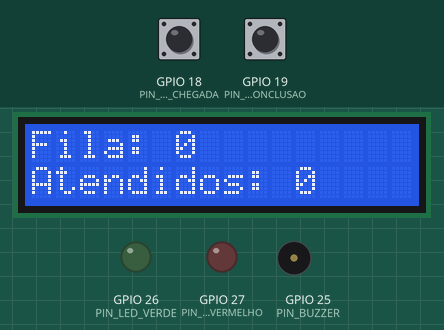
The sketch below on a simulated ESP32. On the bench: 16×2 character LCD, output pins drawn as LEDs (lit = HIGH), buzzer (waves = sounding). Inputs (shaded band) come from the test bench; at power-on: GPIO 19 (PIN_BTN_CONCLUSAO) HIGH, GPIO 18 (PIN_BTN_CHEGADA) HIGH. WiFi joins after 1.5 s; servers stay silent unless stated; the local clock reads 2024-03-15 10:24:30 at power-on unless the sketch sets it; random numbers use the default seed unless the sketch sets one; no MQTT or app messages arrive unless stated; what the sketch prints to the serial monitor is not drawn.

Above: at 1.3 s.
1.4 s: GPIO 19 (PIN_BTN_CONCLUSAO) pulled LOW for 0.15 s
At 2.7 s:
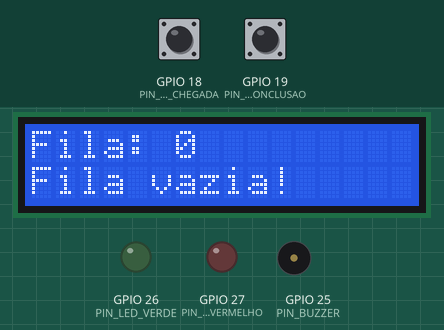
4.4 s: GPIO 18 (PIN_BTN_CHEGADA) pulled LOW for 0.15 s
At 5.9 s:
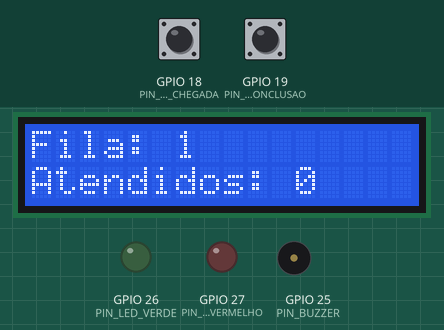
6.2 s: GPIO 19 (PIN_BTN_CONCLUSAO) pulled LOW for 1 s
At 7.5 s:
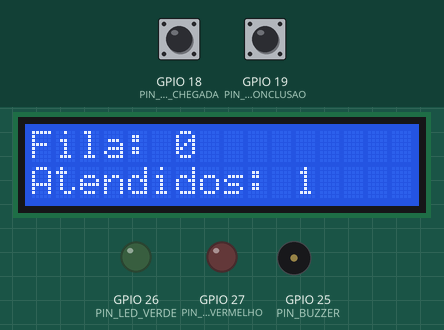
8.7 s: GPIO 18 (PIN_BTN_CHEGADA) pulled LOW for 1 s
At 9.3 s:
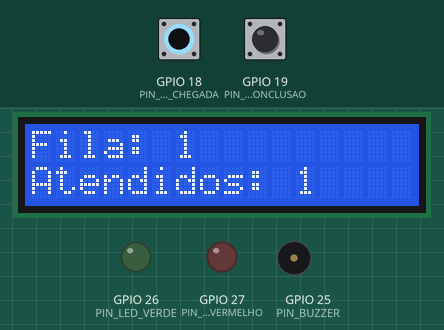
11.2 s: GPIO 19 (PIN_BTN_CONCLUSAO) pulsed LOW 2 times (0.12 s each, 0.3 s apart)
At 12.08 s:
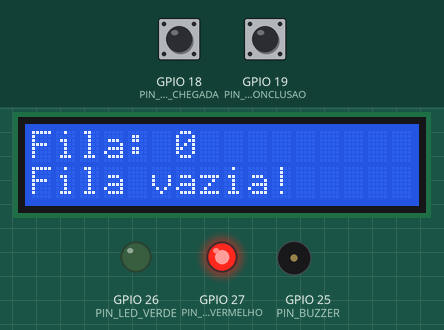
Timing chart, 0 to 14.2 s (numbered marks = the images above; inputs shaded):
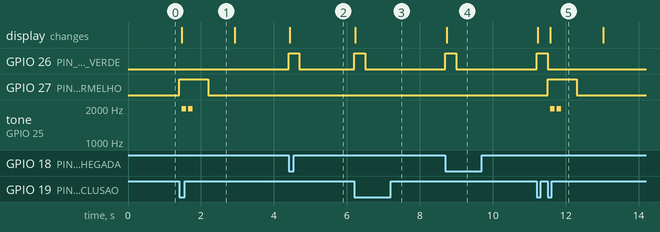

The sketch:

sketch.ino
```cpp
/*
 * Citizen Assist AI — Fila Virtual · Etapa 2 (firmware do ESP32)
 *
 * Entradas : botão Chegada (GPIO 18) e botão Conclusão (GPIO 19), com pull-up interno,
 *            lidos por interrupção (a ISR só sinaliza) + debounce de 50 ms no laço.
 * Processo : fila FIFO, contadores, validação (nunca negativa) e log circular — ver fila_core.h.
 * Saídas   : LCD I2C 16x2 (fila e atendidos), LED verde/vermelho, buzzer e Monitor Serial.
 * Hora     : NTP via Wi-Fi (rede "Wokwi-GUEST"). Sem rede, a fila funciona normalmente e o
 *            log usa o tempo desde o boot (T+hh:mm:ss).
 * Rede     : (Etapa 4) cada evento é publicado em JSON por MQTT no tópico <base>/evento e o estado
 *            do dispositivo em <base>/status (online/offline, via "last will"). Sem broker, a fila
 *            continua funcionando; os eventos ficam só no log local e a numeração (seq) revela a lacuna.
 */
#include <Arduino.h>
#include <WiFi.h>
#include <time.h>
#include <LiquidCrystal_I2C.h>
#include <PubSubClient.h>
#include <esp_system.h>

#include "fila_core.h"

#if !defined(FILA_CORE_VERSAO) || FILA_CORE_VERSAO < 4
#error "fila_core.h DESATUALIZADO: copie para o projeto do Wokwi a versao mais recente do fila_core.h (e apague o modelo_coef.h, se existir)."
#endif

// pinos
constexpr uint8_t PIN_BTN_CHEGADA = 18;
constexpr uint8_t PIN_BTN_CONCLUSAO = 19;
constexpr uint8_t PIN_LED_VERDE = 26;
constexpr uint8_t PIN_LED_VERMELHO = 27;
constexpr uint8_t PIN_BUZZER = 25;
// LCD I2C: SDA = GPIO 21, SCL = GPIO 22 (pinos padrão do Wire no ESP32)

// configuração
const char* WIFI_SSID = "Wokwi-GUEST";
const char* WIFI_SENHA = "";
constexpr int WIFI_CANAL = 6;                     // canal 6 acelera a conexão no Wokwi
constexpr long GMT_OFFSET_S = -3 * 3600;          // São Paulo (UTC-3)
constexpr uint32_t REPETE_WIFI_MS = 30000;        // nova tentativa de Wi-Fi a cada 30 s
constexpr uint32_t LED_VALIDO_MS = 300;
constexpr uint32_t LED_INVALIDO_MS = 800;
constexpr uint32_t MSG_LCD_MS = 1500;

// MQTT (Etapa 4)
// ATENÇÃO: o broker é PÚBLICO e sem senha. portanto, o nome do tópico PRECISA ser o mesmo no firmware
// e no backend para que o projeto funcione.
const char* MQTT_BROKER = "broker.hivemq.com";
constexpr uint16_t MQTT_PORTA = 1883;
const char* TOPICO_BASE = "fiap1ccfev/citizenassist/gs2026-Stig4";
constexpr uint32_t REPETE_MQTT_MS = 5000;         // nova tentativa de conexão ao broker

// estado
LiquidCrystal_I2C lcd(0x27, 16, 2);
fila::FilaVirtual filaVirtual;
fila::BotaoDebounce btnChegada(fila::DEBOUNCE_MS);
fila::BotaoDebounce btnConclusao(fila::DEBOUNCE_MS);

// A ISR apenas conta bordas de descida; o laço principal compara com o que já viu.
volatile uint32_t pulsosChegada = 0;
volatile uint32_t pulsosConclusao = 0;
uint32_t vistosChegada = 0;
uint32_t vistosConclusao = 0;

fila::Pulso ledVerde, ledVermelho, msgLcd;
char textoMsgLcd[17] = "";
bool msgLcdVisivel = false;
bool lcdSujo = true;

bool horaSincronizada = false;
bool ntpIniciado = false;
uint32_t ultimaTentativaWifi = 0;

// Diagnóstico (Etapa 5): medições feitas no próprio chip e impressas no Serial
constexpr uint32_t DIAG_PERIODO_MS = 60000;
uint32_t ultimoDiag = 0;
uint32_t iteracoesNoPeriodo = 0;
uint64_t somaLoopUs = 0;
uint32_t maxLoopUs = 0;
uint32_t maxLcdUs = 0;       // maior tempo de um redesenho completo do LCD (I2C)
uint32_t maxPublishUs = 0;   // maior tempo de um mqtt.publish() (TCP/Wi-Fi)
bool diagAposMqtt = false;

WiFiClient clienteWifi;
PubSubClient mqtt(clienteWifi);
char sessao[9] = "";               // identifica esta execução do firmware (muda a cada boot)
char topicoEvento[96] = "";
char topicoStatus[96] = "";
uint32_t seqEvento = 0;            // numera TODOS os eventos (enviados ou não)
uint32_t ultimaTentativaMqtt = 0;
bool mqttJaTentou = false;

// ISRs
void IRAM_ATTR isrChegada() { pulsosChegada = pulsosChegada + 1; }
void IRAM_ATTR isrConclusao() { pulsosConclusao = pulsosConclusao + 1; }

// relógio
void atualizaRelogio(uint32_t agora) {
  if (horaSincronizada) return;
  if (WiFi.status() == WL_CONNECTED) {
    if (!ntpIniciado) {
      configTime(GMT_OFFSET_S, 0, "pool.ntp.org", "time.google.com");
      ntpIniciado = true;
      Serial.println("[REDE] Wi-Fi conectado; sincronizando a hora via NTP...");
    }
    if (time(nullptr) > 1700000000L) {  // passou de nov/2023 => a hora é real
      horaSincronizada = true;
      Serial.println("[REDE] Hora sincronizada via NTP.");
    }
  } else if ((uint32_t)(agora - ultimaTentativaWifi) >= REPETE_WIFI_MS) {
    WiFi.begin(WIFI_SSID, WIFI_SENHA, WIFI_CANAL);
    ultimaTentativaWifi = agora;
  }
}

uint32_t horaParaLog(uint32_t agora) {
  return horaSincronizada ? (uint32_t)time(nullptr) : agora / 1000;
}

void horaTexto(char* buf, size_t n, uint32_t agora) {
  if (horaSincronizada) {
    time_t t = time(nullptr);
    struct tm tmv;
    localtime_r(&t, &tmv);
    strftime(buf, n, "%d/%m/%Y %H:%M:%S", &tmv);
  } else {
    const uint32_t s = agora / 1000;
    snprintf(buf, n, "T+%02lu:%02lu:%02lu", (unsigned long)(s / 3600), (unsigned long)((s / 60) % 60),
             (unsigned long)(s % 60));
  }
}

// MQTT
void atualizaMqtt(uint32_t agora) {
  if (WiFi.status() != WL_CONNECTED) return;
  if (mqtt.connected()) {
    mqtt.loop();
    return;
  }
  if (mqttJaTentou && (uint32_t)(agora - ultimaTentativaMqtt) < REPETE_MQTT_MS) return;
  mqttJaTentou = true;
  ultimaTentativaMqtt = agora;

  char id[32];
  snprintf(id, sizeof(id), "fila-esp32-%s", sessao);
  // "Last will": se o ESP32 sumir sem avisar, o broker publica "offline" (retido) no tópico de status.
  if (mqtt.connect(id, topicoStatus, 1, true, "offline")) {
    mqtt.publish(topicoStatus, "online", true);
    Serial.println("[REDE] MQTT conectado ao broker.");
    diagAposMqtt = true;
  } else {
    Serial.printf("[REDE] MQTT indisponivel (rc=%d); nova tentativa em %lu s.\n", mqtt.state(),
                  (unsigned long)(REPETE_MQTT_MS / 1000));
  }
}

// Monta o JSON do evento em 'buf'. Devolve o tamanho (ou -1 se não coube).
int montaJson(char* buf, size_t n, const fila::Resultado& r, uint32_t agora) {
  const int len = snprintf(
      buf, n,
      "{\"sessao\":\"%s\",\"seq\":%lu,\"tipo\":\"%s\",\"valido\":%s,\"fila\":%u,\"atendidos\":%lu,"
      "\"hora_s\":%lu,\"hora_real\":%s,\"uptime_ms\":%lu,\"espera_ms\":%lu,\"atendimento_ms\":%lu,"
      "\"media_ms\":%lu}",
      sessao, (unsigned long)seqEvento, fila::codigo(r.tipo), r.valido ? "true" : "false", (unsigned)r.fila_apos,
      (unsigned long)r.atendidos, (unsigned long)horaParaLog(agora), horaSincronizada ? "true" : "false",
      (unsigned long)agora, (unsigned long)r.espera_ms, (unsigned long)r.atendimento_ms,
      (unsigned long)r.media_atendimento_ms);
  return (len > 0 && len < (int)n) ? len : -1;
}

// Publica o evento em JSON (retido: quem se conectar depois já recebe o último estado).
// Sem conexão, o evento NÃO é enviado, mas o seq avança, então o backend detecta a lacuna.
void publicaEvento(const fila::Resultado& r, uint32_t agora) {
  seqEvento++;
  if (!mqtt.connected()) return;
  char json[360];
  if (montaJson(json, sizeof(json), r, agora) > 0) {
    const uint32_t a = micros();
    mqtt.publish(topicoEvento, json, true);
    const uint32_t d = micros() - a;
    if (d > maxPublishUs) maxPublishUs = d;
  }
}

// diagnóstico (Etapa 5)
// Mede no próprio chip: memória, pilha, tempo do laço, LCD, publicação MQTT e custo do JSON. Saída no Monitor Serial.
void diagIdentificacao() {
  Serial.printf("[DIAG] chip=%s rev=%d nucleos=%d cpu=%luMHz | flash=%luKB sketch=%luKB (livre p/ OTA: %luKB)\n",
                ESP.getChipModel(), (int)ESP.getChipRevision(), (int)ESP.getChipCores(),
                (unsigned long)ESP.getCpuFreqMHz(), (unsigned long)(ESP.getFlashChipSize() / 1024),
                (unsigned long)(ESP.getSketchSize() / 1024), (unsigned long)(ESP.getFreeSketchSpace() / 1024));
}

void diagMemoria(const char* momento) {
  Serial.printf("[DIAG] %s: heap total=%lu B livre=%lu B minimo_livre=%lu B maior_bloco=%lu B | pilha do loop: livre_min=%lu B de 8192\n",
                momento, (unsigned long)ESP.getHeapSize(), (unsigned long)ESP.getFreeHeap(),
                (unsigned long)ESP.getMinFreeHeap(), (unsigned long)ESP.getMaxAllocHeap(),
                (unsigned long)uxTaskGetStackHighWaterMark(NULL));
}

void diagLaco() {
  const unsigned long media = iteracoesNoPeriodo ? (unsigned long)(somaLoopUs / iteracoesNoPeriodo) : 0;
  Serial.printf("[DIAG] laco: %lu iteracoes no periodo | duracao media=%lu us maxima=%lu us | lcd_max=%lu us | publish_max=%lu us\n",
                (unsigned long)iteracoesNoPeriodo, media, (unsigned long)maxLoopUs, (unsigned long)maxLcdUs,
                (unsigned long)maxPublishUs);
  iteracoesNoPeriodo = 0;
  somaLoopUs = 0;
  maxLoopUs = 0;
  maxLcdUs = 0;
  maxPublishUs = 0;
}

// Custo de montar o JSON do evento (snprintf com 12 campos), medido com micros() em várias repetições.
void diagBenchmarks() {
  fila::Resultado r;
  r.tipo = fila::CONCLUSAO; r.valido = true; r.fila_apos = 3; r.atendidos = 12;
  r.espera_ms = 65000; r.atendimento_ms = 215000; r.media_atendimento_ms = 220000;
  char buf[360];
  int tam = 0;
  const int M = 200;
  const uint32_t t0 = micros();
  for (int i = 0; i < M; i++) tam = montaJson(buf, sizeof(buf), r, millis());
  const uint32_t dtJson = micros() - t0;
  Serial.printf("[DIAG] custo: montaJson=%.1f us/chamada (%d bytes)\n", dtJson / (float)M, tam);
}

// saídas
void beep(uint16_t freq_hz, uint16_t dur_ms) {  // onda quadrada simples (bloqueia por dur_ms)
  const uint32_t meio_periodo_us = 500000UL / freq_hz;
  const uint32_t ciclos = (uint32_t)freq_hz * dur_ms / 1000UL;
  for (uint32_t i = 0; i < ciclos; i++) {
    digitalWrite(PIN_BUZZER, HIGH);
    delayMicroseconds(meio_periodo_us);
    digitalWrite(PIN_BUZZER, LOW);
    delayMicroseconds(meio_periodo_us);
  }
}

void desenhaLcd() {
  char tmp[24], l1[17], l2[17];  // cada linha do LCD tem 16 colunas (%.16s corta o excedente)
  snprintf(tmp, sizeof(tmp), "Fila: %u", (unsigned)filaVirtual.fila());
  snprintf(l1, sizeof(l1), "%-16.16s", tmp);
  if (msgLcdVisivel) {
    snprintf(l2, sizeof(l2), "%-16.16s", textoMsgLcd);
  } else {
    snprintf(tmp, sizeof(tmp), "Atendidos: %lu", (unsigned long)filaVirtual.atendidos());
    snprintf(l2, sizeof(l2), "%-16.16s", tmp);
  }
  const uint32_t a = micros();
  lcd.setCursor(0, 0);
  lcd.print(l1);
  lcd.setCursor(0, 1);
  lcd.print(l2);
  const uint32_t d = micros() - a;
  if (d > maxLcdUs) maxLcdUs = d;
}

void imprimeEvento(const fila::Resultado& r, uint32_t agora) {
  char hora[24];
  horaTexto(hora, sizeof(hora), agora);
  Serial.printf("[%s] %s | fila=%u | atendidos=%lu", hora, fila::descricao(r.tipo), (unsigned)r.fila_apos,
                (unsigned long)r.atendidos);
  if (r.tipo == fila::CONCLUSAO) {
    Serial.printf(" | espera=%.1fs | atendimento=%.1fs | media=%.1fs", r.espera_ms / 1000.0f,
                  r.atendimento_ms / 1000.0f, r.media_atendimento_ms / 1000.0f);
  }
  Serial.println();
}

// Resultado de qualquer evento => registro serial + feedback visual/sonoro + LCD.
void tratarResultado(const fila::Resultado& r, uint32_t agora) {
  imprimeEvento(r, agora);
  publicaEvento(r, agora);   // antes dos bipes (que bloqueiam ~0,3 s)

  if (r.valido) {  // evento aceito: LED verde e LCD atualizado
    ledVerde.dispara(agora, LED_VALIDO_MS);
    lcdSujo = true;
    return;
  }

  // Operação inválida: LED vermelho, mensagem no LCD e dois bipes curtos.
  // O LED e o LCD são atualizados primeiro; os bipes (bloqueantes, ~0,3 s) ficam por último.
  ledVermelho.dispara(agora, LED_INVALIDO_MS);
  digitalWrite(PIN_LED_VERMELHO, HIGH);
  snprintf(textoMsgLcd, sizeof(textoMsgLcd), "%s",
           r.tipo == fila::REJEITADA_VAZIA ? "Fila vazia!" : "Fila cheia!");
  msgLcd.dispara(agora, MSG_LCD_MS);
  msgLcdVisivel = true;
  desenhaLcd();
  lcdSujo = false;
  beep(2000, 100);
  delay(80);
  beep(2000, 100);
}

void aoPressionarChegada(uint32_t agora) {
  tratarResultado(filaVirtual.chegada(agora, horaParaLog(agora), horaSincronizada), agora);
}

void aoPressionarConclusao(uint32_t agora) {
  tratarResultado(filaVirtual.conclusao(agora, horaParaLog(agora), horaSincronizada), agora);
}

// setup / loop
void setup() {
  Serial.begin(115200);

  pinMode(PIN_BTN_CHEGADA, INPUT_PULLUP);
  pinMode(PIN_BTN_CONCLUSAO, INPUT_PULLUP);
  pinMode(PIN_LED_VERDE, OUTPUT);
  pinMode(PIN_LED_VERMELHO, OUTPUT);
  pinMode(PIN_BUZZER, OUTPUT);
  digitalWrite(PIN_LED_VERDE, LOW);
  digitalWrite(PIN_LED_VERMELHO, LOW);
  digitalWrite(PIN_BUZZER, LOW);

  lcd.init();
  lcd.backlight();
  desenhaLcd();

  attachInterrupt(digitalPinToInterrupt(PIN_BTN_CHEGADA), isrChegada, FALLING);
  attachInterrupt(digitalPinToInterrupt(PIN_BTN_CONCLUSAO), isrConclusao, FALLING);

  snprintf(sessao, sizeof(sessao), "%08lx", (unsigned long)esp_random());
  snprintf(topicoEvento, sizeof(topicoEvento), "%s/evento", TOPICO_BASE);
  snprintf(topicoStatus, sizeof(topicoStatus), "%s/status", TOPICO_BASE);
  mqtt.setServer(MQTT_BROKER, MQTT_PORTA);
  mqtt.setBufferSize(512);      // o padrão (256 B) é pequeno para o JSON do evento
  mqtt.setSocketTimeout(2);     // limita o bloqueio quando o broker não responde
  mqtt.setKeepAlive(30);

  WiFi.mode(WIFI_STA);
  WiFi.begin(WIFI_SSID, WIFI_SENHA, WIFI_CANAL);
  ultimaTentativaWifi = millis();

  Serial.println();
  Serial.println("=== Citizen Assist AI - Fila Virtual (Etapa 2) ===");
  Serial.println("Chegada = GPIO 18 | Conclusao = GPIO 19 | LCD I2C 0x27 (SDA 21, SCL 22)");
  Serial.println("Formato: [hora] EVENTO | fila | atendidos | tempos (na conclusao)");
  diagIdentificacao();
  diagBenchmarks();
  diagMemoria("apos o setup");
  ultimoDiag = millis();
  Serial.printf("MQTT: %s:%u | topico base: %s | sessao: %s\n", MQTT_BROKER, (unsigned)MQTT_PORTA, TOPICO_BASE, sessao);
}

void loop() {
  const uint32_t inicioUs = micros();
  const uint32_t agora = millis();
  atualizaRelogio(agora);
  atualizaMqtt(agora);

  // 1) Lê o que a ISR sinalizou desde a última volta
  const uint32_t pc = pulsosChegada;
  const uint32_t pk = pulsosConclusao;
  const bool flagChegada = (pc != vistosChegada);
  const bool flagConclusao = (pk != vistosConclusao);
  vistosChegada = pc;
  vistosConclusao = pk;

  // 2) Debounce + tratamento dos eventos
  if (btnChegada.atualiza(flagChegada, digitalRead(PIN_BTN_CHEGADA) == LOW, agora)) {
    aoPressionarChegada(agora);
  }
  if (btnConclusao.atualiza(flagConclusao, digitalRead(PIN_BTN_CONCLUSAO) == LOW, agora)) {
    aoPressionarConclusao(agora);
  }

  // 3) Saídas: LEDs, mensagem temporária do LCD e redesenho quando algo mudou
  const uint32_t t = millis();
  digitalWrite(PIN_LED_VERDE, ledVerde.ligado(t) ? HIGH : LOW);
  digitalWrite(PIN_LED_VERMELHO, ledVermelho.ligado(t) ? HIGH : LOW);
  const bool msgAgora = msgLcd.ligado(t);
  if (msgAgora != msgLcdVisivel) {
    msgLcdVisivel = msgAgora;
    lcdSujo = true;
  }
  if (lcdSujo) {
    desenhaLcd();
    lcdSujo = false;
  }

  // 4) Diagnóstico: tempo deste laço e, a cada 60 s (ou após conectar ao broker), memória e laço
  const uint32_t duracaoUs = micros() - inicioUs;
  iteracoesNoPeriodo++;
  somaLoopUs += duracaoUs;
  if (duracaoUs > maxLoopUs) maxLoopUs = duracaoUs;
  if (diagAposMqtt) {
    diagAposMqtt = false;
    diagMemoria("apos conectar Wi-Fi e MQTT");
  }
  if ((uint32_t)(t - ultimoDiag) >= DIAG_PERIODO_MS) {
    ultimoDiag = t;
    diagMemoria("periodico");
    diagLaco();
  }
}
```

Source omitted: fila_core.h (8188 bytes)

Measured:
- after the input at 1.4 s, GPIO 27 (PIN_LED_VERMELHO): LOW → HIGH at once, → LOW 0.80 s later; tone on GPIO 25 (PIN_BUZZER): alternates 1969 Hz for 0.12 s and silent for 0.06 s, 4 changes in all, then stays silent, starting after 0.07 s; the display: changes after 0.07 s (image 1)
- after the input at 4.4 s, GPIO 26 (PIN_LED_VERDE): LOW → HIGH at once, → LOW 0.30 s later; the display: changes at once (image 2)
- after the input at 6.2 s, GPIO 26 (PIN_LED_VERDE): LOW → HIGH at once, → LOW 0.30 s later; the display: changes at once (image 3)
- after the input at 8.7 s, GPIO 26 (PIN_LED_VERDE): LOW → HIGH at once, → LOW 0.30 s later; the display: changes at once (image 4)
- after the input at 11.2 s, GPIO 26 (PIN_LED_VERDE): LOW → HIGH at once, → LOW 0.30 s later; GPIO 27 (PIN_LED_VERMELHO): LOW → HIGH after 0.30 s, → LOW 0.80 s later
